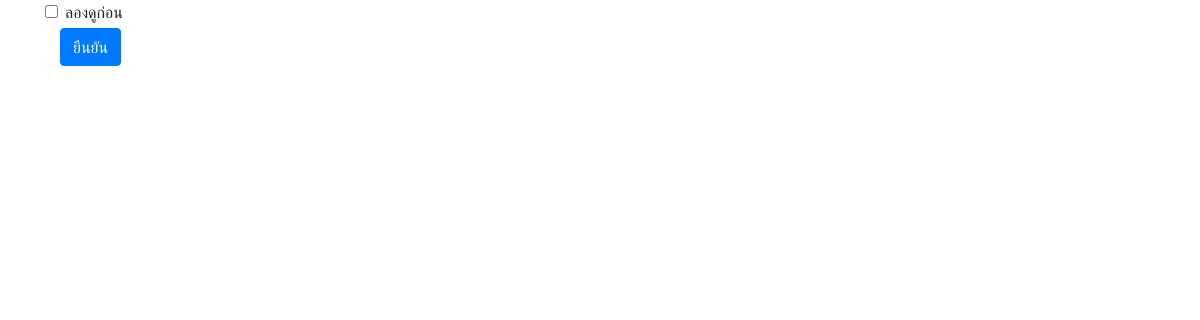
Before: / with the older database file.
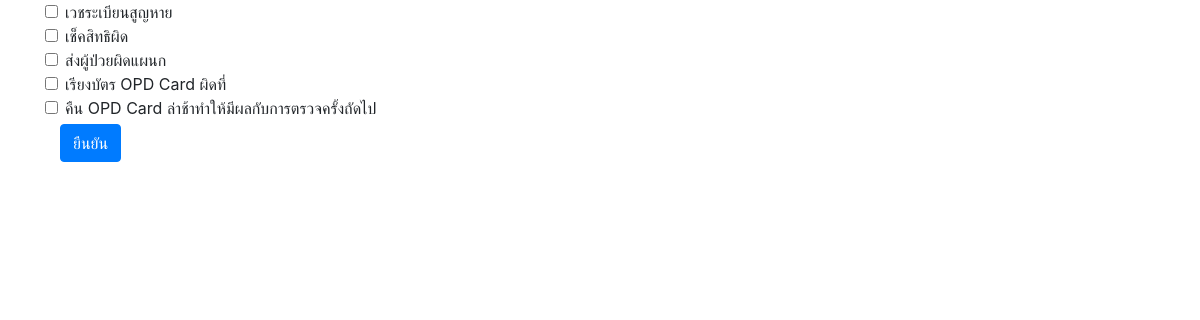
After: the same page with the newer database file.
### myweb/models.py (models this page shows)
class problem(models.Model):
    problem_name = models.CharField(max_length=200)
    def __str__(self):
        return self.problem_name

### myweb/views.py (the view)
# urls.py: path('',views.mainpage),
def mainpage(req):
    data = problem.objects.all()
    return render(req,'index.html',{'datas': data})

### myweb/templates/index.html (shortened to what this page needs)
<!DOCTYPE html>
<html lang="en">
<head>
    <link rel="stylesheet" href="https://stackpath.bootstrapcdn.com/bootstrap/4.4.1/css/bootstrap.min.css">
</head>
<body>
    <div class="container">
    {% for data in datas %}
    <form action="selectdata" method="POST">
    <div class="form-check">
        <input class="form-check-input" type="checkbox" value="{{data}}" name="{{data}}">
        <label class="form-check-label" for="defaultCheck1">
          {{data}}
        </label>
      </div>
    {% endfor %}
    <div class="col-auto my-1">
        <button type="submit" class="btn btn-primary">ยืนยัน</button>
      </div>
    </form>
</div>
</body>
  </body>
</html>

Changed rows visible on the page:
removed problem: problem_name "ลองดูก่อน"
added problem: problem_name "เวชระเบียนสูญหาย"
added problem: problem_name "เช็คสิทธิผิด"
added problem: problem_name "ส่งผู้ป่วยผิดแผนก"
added problem: problem_name "เรียงบัตร OPD Card ผิดที่"
added problem: problem_name "คืน OPD Card ล่าช้าทำให้มีผลกับการตรวจครั้งถัดไป"
